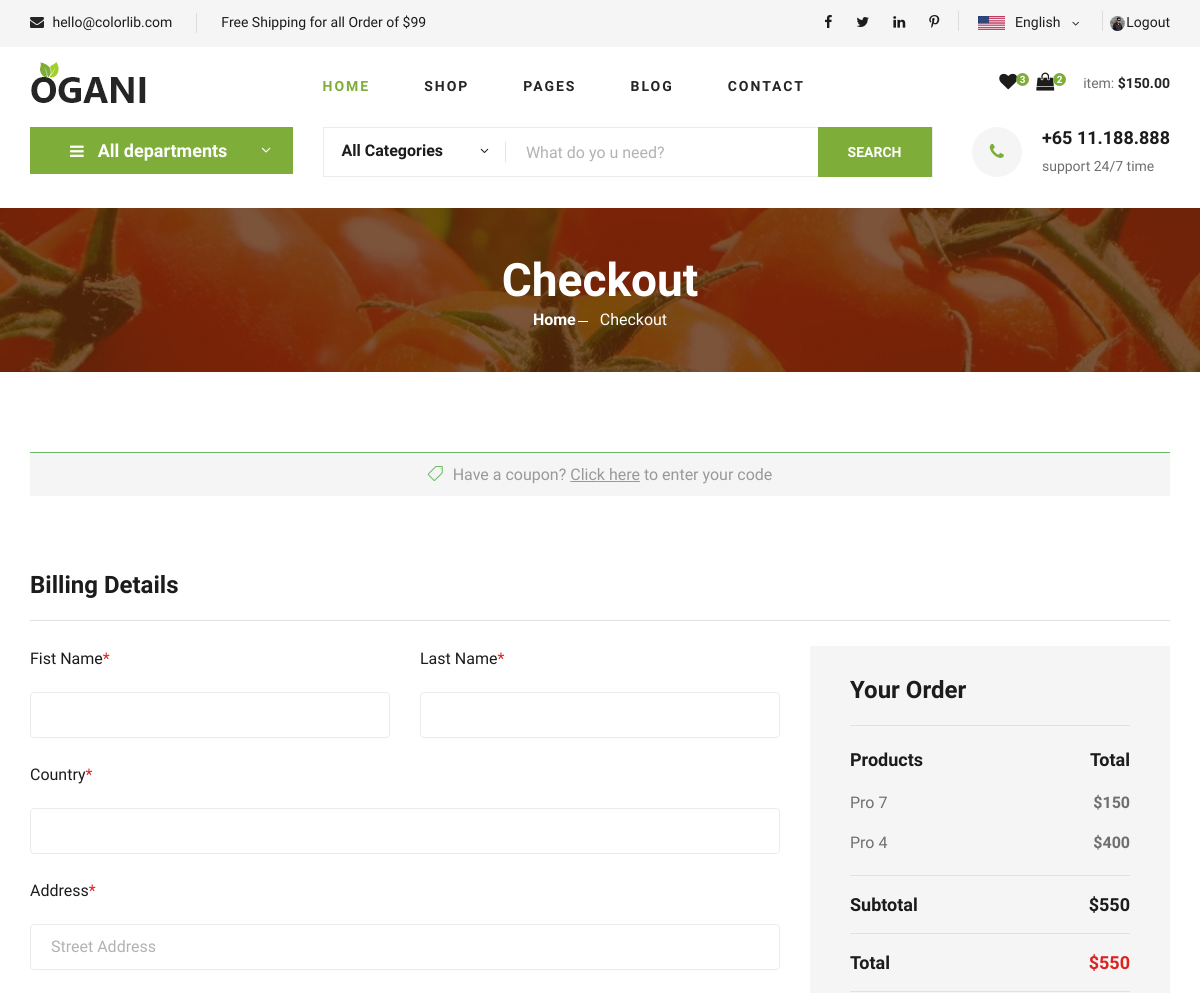
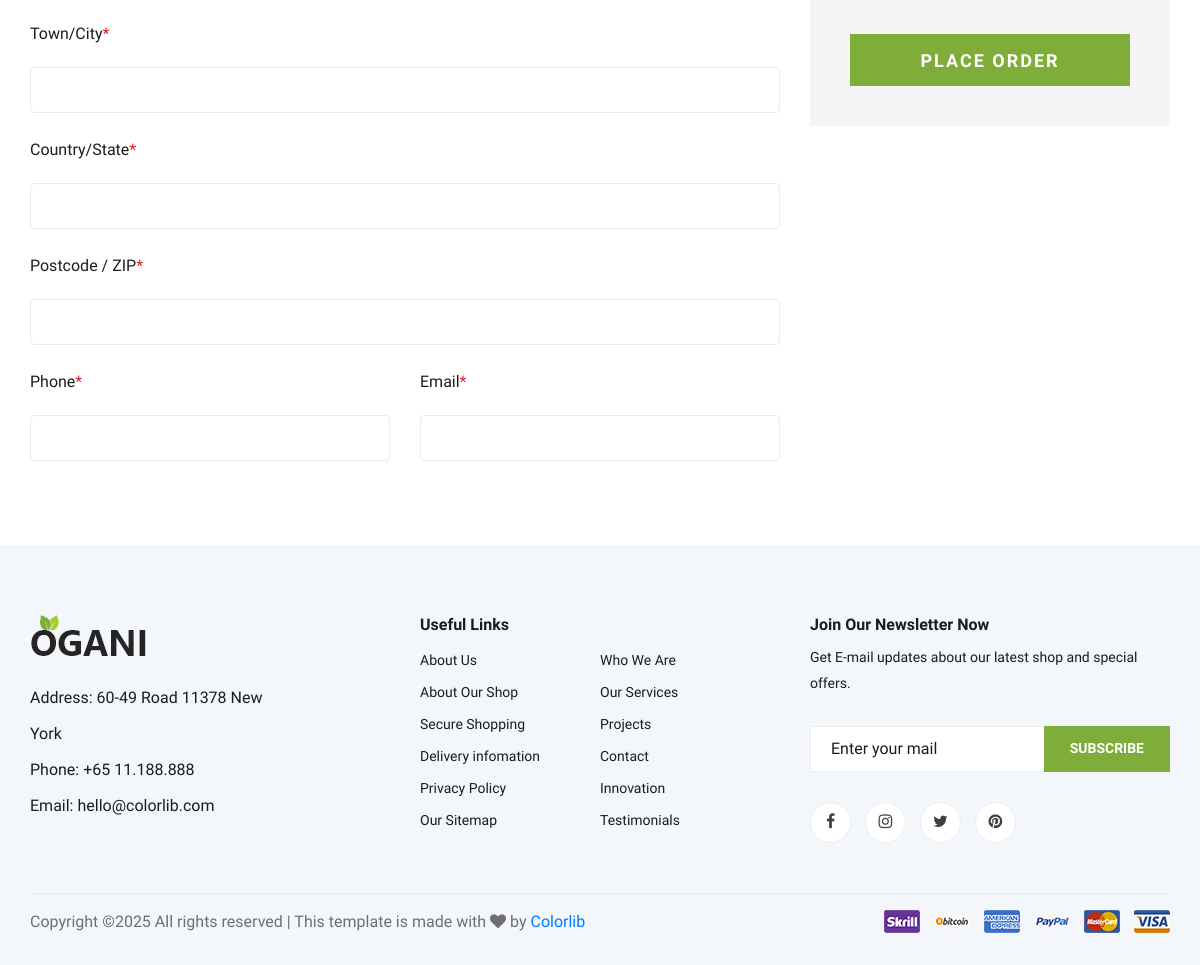
Screenshot of /checkout (signed in) with the database file from the repository (2 pictures, top to bottom).
### myapp/models.py (models this page shows, shortened)
class user(models.Model):
    username=models.CharField(max_length=30)
    email=models.EmailField(max_length=30)
    password=models.CharField(max_length=30)
    phone_number=models.IntegerField(blank=True,null=True)
    image=models.ImageField(upload_to="image",blank=True,null=True)
    otp=models.IntegerField(blank=True,null=True)

class cart(models.Model):
    user=models.ForeignKey(user,on_delete=models.CASCADE)
    product=models.ForeignKey(product,on_delete=models.CASCADE)
    qty=models.IntegerField(default=1)
    total_price=models.IntegerField(default=1)
    added_at=models.DateTimeField(auto_now_add=True)

class product(models.Model):
    name=models.CharField(max_length=100)
    price = models.IntegerField()
    image=models.ImageField(upload_to="image")
    category=models.ForeignKey(category,on_delete=models.CASCADE,blank=True,null=True)

### myapp/views.py (the view)
# urls.py: path('checkout', views.checkout, name='checkout'),
def checkout(request):
        cid=category.objects.all().order_by("-id")
        uid=user.objects.get(username=request.session['username'])
        wid_count=wishlist.objects.filter(user=uid).count()
        cid_count=cart.objects.filter(user=uid).count()
        cart_items = cart.objects.filter(user=uid).select_related('product')
        subtotal=sum(item.total_price for item in cart_items)
        shipping=0 if subtotal>99 else 20
        total=subtotal+shipping
        contaxt={
                "cid":cid,
                "uid":uid,
                "wid_count": wid_count,
                "cid_count": cid_count,
                "cart_items":cart_items,
                "subtotal":subtotal,
                "shipping":shipping,
                "total":total,
            }
        return render(request,"checkout.html", contaxt)

### myapp/templates/checkout.html (shortened to what this page needs)
{% load static %}
<!DOCTYPE html>
<html lang="zxx">
<head>
    <link rel="stylesheet" href="{% static 'css/bootstrap.min.css' %}" type="text/css">
    <link rel="stylesheet" href="{% static 'css/font-awesome.min.css' %}" type="text/css">
    <link rel="stylesheet" href="{% static 'css/elegant-icons.css' %}" type="text/css">
    <link rel="stylesheet" href="{% static 'css/nice-select.css' %}" type="text/css">
    <link rel="stylesheet" href="{% static 'css/jquery-ui.min.css' %}" type="text/css">
    <link rel="stylesheet" href="{% static 'css/owl.carousel.min.css' %}" type="text/css">
    <link rel="stylesheet" href="{% static 'css/slicknav.min.css' %}" type="text/css">
    <link rel="stylesheet" href="{% static 'css/style.css' %}" type="text/css">
</head>
<body>
    <header class="header">
        <div class="header__top">
            <div class="container">
                <div class="row">
                    <div class="col-lg-6">
                        <div class="header__top__left">
                            <ul>
                                <li><i class="fa fa-envelope"></i> hello@colorlib.com</li>
                                <li>Free Shipping for all Order of $99</li>
                            </ul>
                        </div>
                    </div>
                    <div class="col-lg-6">
                        <div class="header__top__right">
                            <div class="header__top__right__social">
                                <a href="#"><i class="fa fa-facebook"></i></a>
                                <a href="#"><i class="fa fa-twitter"></i></a>
                                <a href="#"><i class="fa fa-linkedin"></i></a>
                                <a href="#"><i class="fa fa-pinterest-p"></i></a>
                            </div>
                            <div class="header__top__right__language">
                                <img src="{% static 'img/language.png' %}" alt="">
                                <div>English</div>
                                <span class="arrow_carrot-down"></span>
                            </div>
                            <div class="header__top__right__auth">
                                <a href="{% url 'profile' %}" title="View Profile">
                                    <img src="{{ uid.image.url }}" alt="User" class="profile-icon" >
                                </a>
                                <a href="{% url 'logout' %}">Logout</a>
                            </div>
                        </div>
                    </div>
                </div>
            </div>
        </div>
        <div class="container">
            <div class="row">
                <div class="col-lg-3">
                    <div class="header__logo">
                        <a href="{% url 'index' %}"><img src="{% static 'img/logo.png' %}" alt=""></a>
                    </div>
                </div>
                <div class="col-lg-6">
                    <nav class="header__menu">
                        <ul>
                            <li class="active"><a href="{% url 'index' %}">Home</a></li>
                            <li><a href="{% url 'shop_grid' %}">Shop</a></li>
                            <li><a href="#">Pages</a>
                            </li>
                            <li><a href="{% url 'blog' %}">Blog</a></li>
                            <li><a href="{% url 'contact' %}">Contact</a></li>
                        </ul>
                    </nav>
                </div>
                <div class="col-lg-3">
                    <div class="header__cart">
                        <ul>
                            <li><a href="{% url 'wishlists' %}"><i class="fa fa-heart"></i> <span>{{wid_count}}</span></a></li>
                            <li><a href="{% url 'shoping_cart' %}"><i class="fa fa-shopping-bag"></i> <span>{{cid_count}}</span></a></li>
                        </ul>
                        <div class="header__cart__price">item: <span>$150.00</span></div>
                    </div>
                </div>
            </div>
        </div>
    </header>
    <section class="hero hero-normal">
        <div class="container">
            <div class="row">
                <div class="col-lg-3">
                    <div class="hero__categories">
                        <div class="hero__categories__all">
                            <i class="fa fa-bars"></i>
                            <span>All departments</span>
                        </div>
                    </div>
                </div>
                <div class="col-lg-9">
                    <div class="hero__search">
                        <div class="hero__search__form">
                            <form action="#">
                                <div class="hero__search__categories">
                                    All Categories
                                    <span class="arrow_carrot-down"></span>
                                </div>
                                <input type="text" placeholder="What do yo u need?">
                                <button type="submit" class="site-btn">SEARCH</button>
                            </form>
                        </div>
                        <div class="hero__search__phone">
                            <div class="hero__search__phone__icon">
                                <i class="fa fa-phone"></i>
                            </div>
                            <div class="hero__search__phone__text">
                                <h5>+65 11.188.888</h5>
                                <span>support 24/7 time</span>
                            </div>
                        </div>
                    </div>
                </div>
            </div>
        </div>
    </section>
    <section class="breadcrumb-section set-bg" data-setbg="{% static 'img/breadcrumb.jpg' %}">
        <div class="container">
            <div class="row">
                <div class="col-lg-12 text-center">
                    <div class="breadcrumb__text">
                        <h2>Checkout</h2>
                        <div class="breadcrumb__option">
                            <a href="{% url 'index' %}">Home</a>
                            <span>Checkout</span>
                        </div>
                    </div>
                </div>
            </div>
        </div>
    </section>
    <section class="checkout spad">
        <div class="container">
            <div class="row">
                <div class="col-lg-12">
                    <h6><span class="icon_tag_alt"></span> Have a coupon? <a href="#">Click here</a> to enter your code
                    </h6>
                </div>
            </div>
            <div class="checkout__form">
                <h4>Billing Details</h4>
                <form action="{% url 'Add_Billing' %}" method="post">
                    <div class="row">
                        <div class="col-lg-8 col-md-6">
                            <div class="row">
                                <div class="col-lg-6">
                                    <div class="checkout__input">
                                        <p>Fist Name<span>*</span></p>
                                        <input type="text" name="first_name" required>
                                    </div>
                                </div>
                                <div class="col-lg-6">
                                    <div class="checkout__input">
                                        <p>Last Name<span>*</span></p>
                                        <input type="text" name="last_name" required>
                                    </div>
                                </div>
                            </div>
                            <div class="checkout__input">
                                <p>Country<span>*</span></p>
                                <input type="text" name="country" required>
                            </div>
                            <div class="checkout__input">
                                <p>Address<span>*</span></p>
                                <input type="text" placeholder="Street Address" class="checkout__input__add" name="address" required>
                            </div>
                            <div class="checkout__input">
                                <p>Town/City<span>*</span></p>
                                <input type="text" name="city" required>
                            </div>
                            <div class="checkout__input">
                                <p>Country/State<span>*</span></p>
                                <input type="text" name="state" required>
                            </div>
                            <div class="checkout__input">
                                <p>Postcode / ZIP<span>*</span></p>
                                <input type="text" name="zip_code" required>
                            </div>
                            <div class="row">
                                <div class="col-lg-6">
                                    <div class="checkout__input">
                                        <p>Phone<span>*</span></p>
                                        <input type="text" name="phone_number" required>
                                    </div>
                                </div>
                                <div class="col-lg-6">
                                    <div class="checkout__input">
                                        <p>Email<span>*</span></p>
                                        <input type="text" name="email" required>
                                    </div>
                                </div>
                            </div>
                        </div>
                        <div class="col-lg-4 col-md-6">
                            <div class="checkout__order">
                                <h4>Your Order</h4>
                                <div class="checkout__order__products">Products <span>Total</span></div>
                                <ul>
                                    {% for item in cart_items %}
                                    <li>{{item.product.name}}<span>${{item.total_price}}</span></li>
                                    {% endfor %}
                                </ul>
                                <div class="checkout__order__subtotal">Subtotal <span>${{subtotal}}</span></div>
                                <div class="checkout__order__total">Total <span>${{total}}</span></div>
                                <button type="submit" class="site-btn">PLACE ORDER</button>
                            </div>
                        </div>
                    </div>
                </form>
            </div>
        </div>
    </section>
    <footer class="footer spad">
        <div class="container">
            <div class="row">
                <div class="col-lg-3 col-md-6 col-sm-6">
                    <div class="footer__about">
                        <div class="footer__about__logo">
                            <a href="./index.html"><img src="{% static 'img/logo.png' %}" alt=""></a>
                        </div>
                        <ul>
                            <li>Address: 60-49 Road 11378 New York</li>
                            <li>Phone: +65 11.188.888</li>
                            <li>Email: hello@colorlib.com</li>
                        </ul>
                    </div>
                </div>
                <div class="col-lg-4 col-md-6 col-sm-6 offset-lg-1">
                    <div class="footer__widget">
                        <h6>Useful Links</h6>
                        <ul>
                            <li><a href="#">About Us</a></li>
                            <li><a href="#">About Our Shop</a></li>
                            <li><a href="#">Secure Shopping</a></li>
                            <li><a href="#">Delivery infomation</a></li>
                            <li><a href="#">Privacy Policy</a></li>
                            <li><a href="#">Our Sitemap</a></li>
                        </ul>
                        <ul>
                            <li><a href="#">Who We Are</a></li>
                            <li><a href="#">Our Services</a></li>
                            <li><a href="#">Projects</a></li>
                            <li><a href="#">Contact</a></li>
                            <li><a href="#">Innovation</a></li>
                            <li><a href="#">Testimonials</a></li>
                        </ul>
                    </div>
                </div>
                <div class="col-lg-4 col-md-12">
                    <div class="footer__widget">
                        <h6>Join Our Newsletter Now</h6>
                        <p>Get E-mail updates about our latest shop and special offers.</p>
                        <form action="#">
                            <input type="text" placeholder="Enter your mail">
                            <button type="submit" class="site-btn">Subscribe</button>
                        </form>
                        <div class="footer__widget__social">
                            <a href="#"><i class="fa fa-facebook"></i></a>
                            <a href="#"><i class="fa fa-instagram"></i></a>
                            <a href="#"><i class="fa fa-twitter"></i></a>
                            <a href="#"><i class="fa fa-pinterest"></i></a>
                        </div>
                    </div>
                </div>
            </div>
            <div class="row">
                <div class="col-lg-12">
                    <div class="footer__copyright">
                        <div class="footer__copyright__text"><p>
  Copyright &copy;<script>document.write(new Date().getFullYear());</script> All rights reserved | This template is made with <i class="fa fa-heart" aria-hidden="true"></i> by <a href="https://colorlib.com" target="_blank">Colorlib</a>
  </p></div>
                        <div class="footer__copyright__payment"><img src="{% static 'img/payment-item.png' %}" alt=""></div>
                    </div>
                </div>
            </div>
        </div>
    </footer>
</body>
</html>

### myapp/templates/checkout.html (style rules this page uses)
.profile-icon { width: 15px; height: 15px; border-radius: 50%; right:10.2%; top:35%; position: absolute; }

### rows the page displays
user: image (picture)
cart: product.name "Pro 7", total_price "150"
cart: product.name "Pro 4", total_price "400"

### other values shown
{{ wid_count }} "3"
{{ cid_count }} "2"
{{ subtotal }} "550"
{{ total }} "550"
